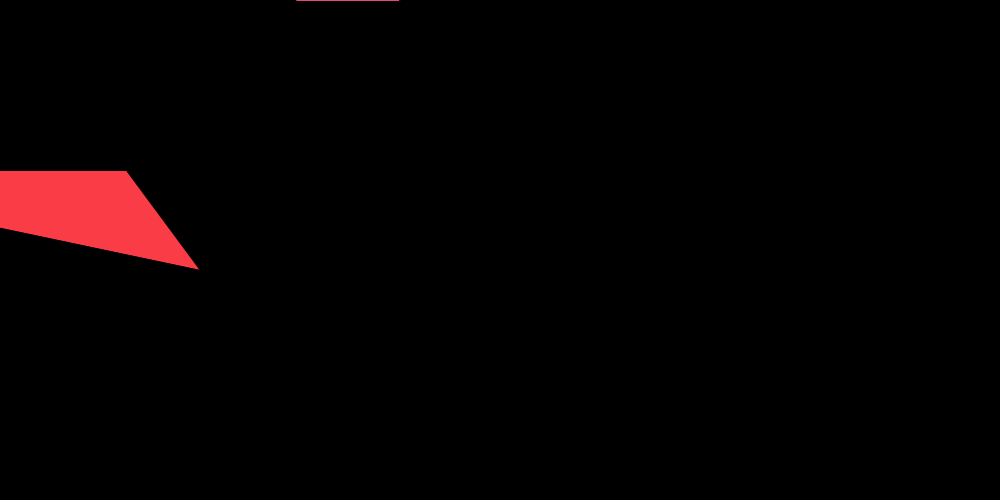
Frame 1 (no input)
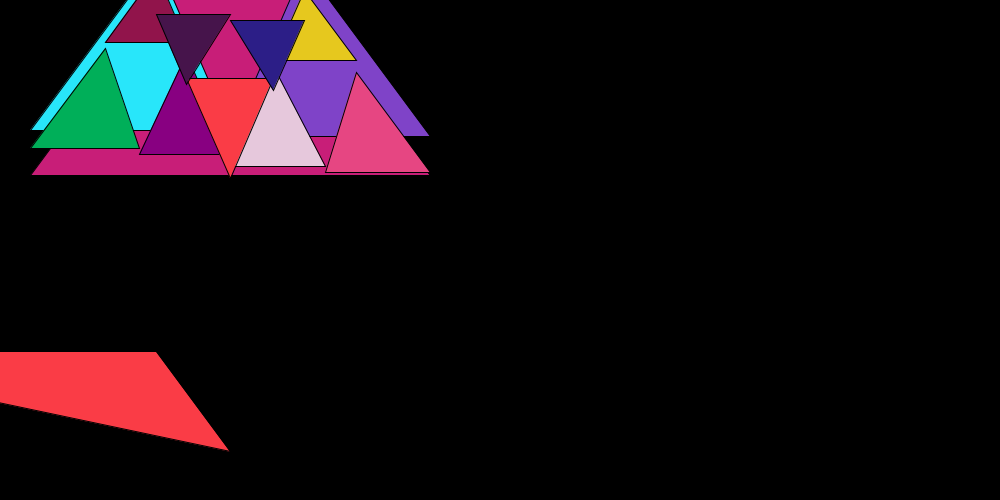
Frame 60 (the mouse pressed at the canvas centre just before this capture)
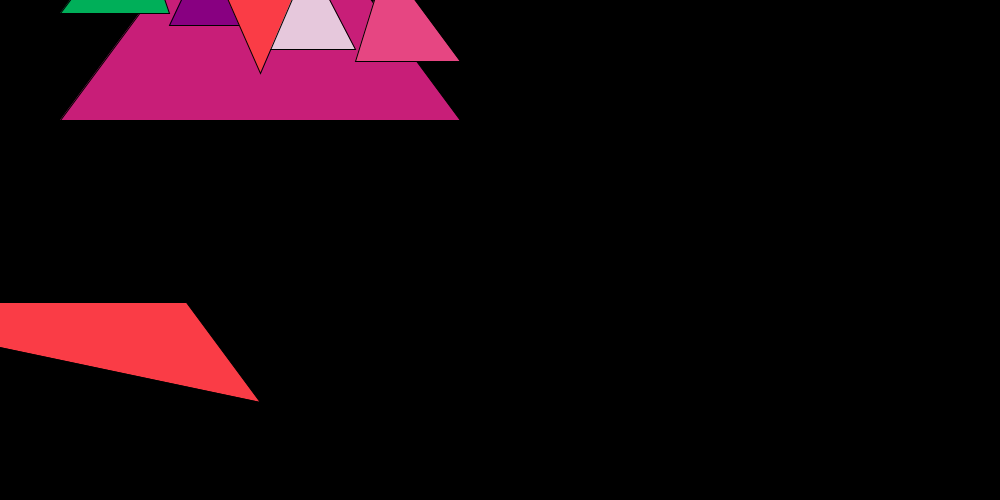
Frame 120 (the mouse held since frame 60 and released just before this capture)

The Processing sketch that drew these frames (run headless with seeded random() and noise(); from frame 60 on, the mouse is pressed at the canvas centre):

// Processing sketch: processing_72280
// ── processing_72280.pde

Pyramid myPyramid1;
Pyramid myPyramid2;
Pyramid myPyramid3;
Pyramid myPyramid4;
Pyramid myPyramid5;
Pyramid myPyramid6;
Pyramid myPyramid7;
Pyramid myPyramid8;
Pyramid myPyramid9;
Pyramid myPyramid10;
Pyramid myPyramid11;
Pyramid myPyramid12;
Pyramid myPyramid13;
float gravity=0.1;
float speed=0;

void setup(){
  size(1000,500); //Set the size of the window
  frameRate(120);
  myPyramid1=new Pyramid(mouseX,mouseY,mouseX+200,mouseY-270,mouseX+400,mouseY,color(200,30,120));
  myPyramid2=new Pyramid(mouseX+126,mouseY+170,mouseX+200,mouseY+270,mouseX-274,mouseY+170,color(250,60,70));
  myPyramid3=new Pyramid(mouseX,mouseY,mouseX+126,mouseY-170,mouseX+200,mouseY,color(40,230,250));
  myPyramid4=new Pyramid(mouseX+200,mouseY,mouseX+274,mouseY-170,mouseX+400,mouseY,color(127,67,200));
  myPyramid5=new Pyramid(mouseX+75,mouseY-100,mouseX+126,mouseY-170,mouseX+156,mouseY-100,color(145,20,75));
  myPyramid6=new Pyramid(mouseX,mouseY,mouseX+75,mouseY-100,mouseX+109,mouseY,color(0,175,89));
  myPyramid7=new Pyramid(mouseX+109,mouseY,mouseX+156,mouseY-100,mouseX+200,mouseY,color(136,0,129));
  myPyramid8=new Pyramid(mouseX+243,mouseY-100,mouseX+274,mouseY-170,mouseX+326,mouseY-100,color(230,200,30));
  myPyramid9=new Pyramid(mouseX+200,mouseY,mouseX+243,mouseY-100,mouseX+295,mouseY,color(230,200,220));
  myPyramid10=new Pyramid(mouseX+295,mouseY,mouseX+326,mouseY-100,mouseX+400,mouseY,color(230,70,130));
  myPyramid11=new Pyramid(mouseX+200,mouseY,mouseX+156,mouseY-100,mouseX+243,mouseY-100,color(250,60,70));
  myPyramid12=new Pyramid(mouseX+156,mouseY-100,mouseX+126,mouseY-170,mouseX+200,mouseY-170,color(70,20,75));
  myPyramid13=new Pyramid(mouseX+243,mouseY-100,mouseX+200,mouseY-170,mouseX+274,mouseY-170,color(44,30,135));
}

void draw(){
  background(0);
  myPyramid1.move();
  myPyramid1.display();
  myPyramid2.move();
  myPyramid2.display();
  myPyramid3.move();
  myPyramid3.display();
  myPyramid4.move();
  myPyramid4.display();
  myPyramid5.move();
  myPyramid5.display();
  myPyramid6.move();
  myPyramid6.display();
  myPyramid7.move();
  myPyramid7.display();
  myPyramid8.move();
  myPyramid8.display();
  myPyramid9.move();
  myPyramid9.display();
  myPyramid10.move();
  myPyramid10.display();
  myPyramid11.move();
  myPyramid11.display();
  myPyramid12.move();
  myPyramid12.display();
  myPyramid13.move();
  myPyramid13.display();
}

class Pyramid{
  
  float posx;
  float posy;
  float pos2x;
  float pos2y;
  float pos3x;
  float pos3y;
  color c;
  
  Pyramid(float tempposX, float tempposY, float temppos2X, float temppos2Y, float temppos3X, float temppos3Y, color tempC){
    posx=tempposX;
    posy=tempposY;
    pos2x=temppos2X;
    pos2y=temppos2Y;
    pos3x=temppos3X;
    pos3y=temppos3Y;
    c=tempC;
  }
  
  void display(){
    stroke(0);
    fill(c);
    triangle(posx,posy,pos2x,pos2y,pos3x,pos3y);
  }
  
  void move(){
    speed=speed+gravity;
    posx=posx+0.5;
    pos2x=pos2x+0.5;
    pos3x=pos3x+0.5;
    posy=posy+speed;
    pos2y=pos2y+speed;
    pos3y=pos3y+speed;
    if (posy>=height){
      speed*=-1;
    }
    if (pos3x>=width || posx<=0){
      posx*=-1;
      pos2x*=-1;
      pos3x*=-1;
    }
  }
}

    
  
